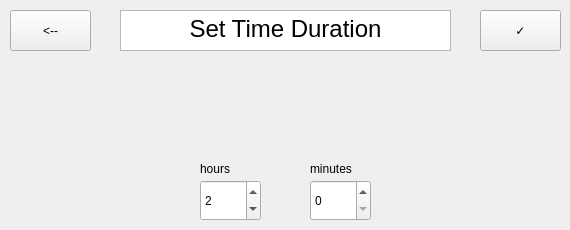
    <widget class="QWidget" name="timeDurationPage">
     <widget class="QPushButton" name="setTimeDurBTN">
      <property name="geometry">
       <rect>
        <x>480</x>
        <y>10</y>
        <width>81</width>
        <height>41</height>
       </rect>
      </property>
      <property name="text">
       <string>✓</string>
      </property>
     </widget>
     <widget class="QSpinBox" name="setHourSpinbox">
      <property name="geometry">
       <rect>
        <x>200</x>
        <y>180</y>
        <width>61</width>
        <height>41</height>
       </rect>
      </property>
      <property name="maximum">
       <number>23</number>
      </property>
      <property name="value">
       <number>2</number>
      </property>
     </widget>
     <widget class="QTextEdit" name="textEdit_12">
      <property name="geometry">
       <rect>
        <x>120</x>
        <y>10</y>
        <width>331</width>
        <height>41</height>
       </rect>
      </property>
      <property name="readOnly">
       <bool>true</bool>
      </property>
      <property name="html">
       <string>&lt;!DOCTYPE HTML PUBLIC &quot;-//W3C//DTD HTML 4.0//EN&quot; &quot;http://www.w3.org/TR/REC-html40/strict.dtd&quot;&gt;
&lt;html&gt;&lt;head&gt;&lt;meta name=&quot;qrichtext&quot; content=&quot;1&quot; /&gt;&lt;style type=&quot;text/css&quot;&gt;
p, li { white-space: pre-wrap; }
&lt;/style&gt;&lt;/head&gt;&lt;body style=&quot; font-family:'Sans'; font-size:10pt; font-weight:400; font-style:normal;&quot;&gt;
&lt;p align=&quot;center&quot; style=&quot; margin-top:0px; margin-bottom:0px; margin-left:0px; margin-right:0px; -qt-block-indent:0; text-indent:0px;&quot;&gt;&lt;span style=&quot; font-size:18pt;&quot;&gt;Set Time Duration&lt;/span&gt;&lt;/p&gt;&lt;/body&gt;&lt;/html&gt;</string>
      </property>
     </widget>
     <widget class="QPushButton" name="backToExtendedPageBTN_2">
      <property name="geometry">
       <rect>
        <x>10</x>
        <y>10</y>
        <width>81</width>
        <height>41</height>
       </rect>
      </property>
      <property name="text">
       <string>&lt;--</string>
      </property>
     </widget>
     <widget class="QSpinBox" name="setMinSpinbox">
      <property name="geometry">
       <rect>
        <x>310</x>
        <y>180</y>
        <width>61</width>
        <height>41</height>
       </rect>
      </property>
      <property name="maximum">
       <number>59</number>
      </property>
     </widget>
     <widget class="QLabel" name="label_32">
      <property name="geometry">
       <rect>
        <x>200</x>
        <y>160</y>
        <width>62</width>
        <height>17</height>
       </rect>
      </property>
      <property name="text">
       <string>hours</string>
      </property>
     </widget>
     <widget class="QLabel" name="label_33">
      <property name="geometry">
       <rect>
        <x>310</x>
        <y>160</y>
        <width>62</width>
        <height>17</height>
       </rect>
      </property>
      <property name="text">
       <string>minutes</string>
      </property>
     </widget>
    </widget>
